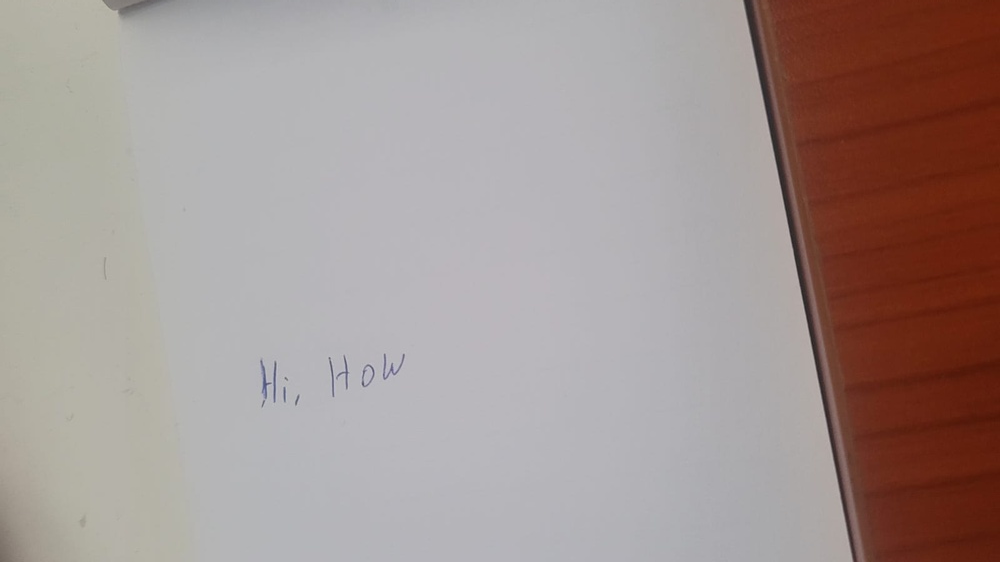
#> input picture writing.jpeg, 1000 x 562 px, shrunk from 1600 x 900 before the run
$ python -i nextword.py   (imports and definitions only)
#> lines starting #> are read from the running program, lines starting #| are printed output that depends on the picture; after the words box and inside, x2 and y2 are one past the last pixel; in counts of white or black regions, pixels touching at a corner belong together
#> further down, picture is the input picture: shape (562, 1000, 3); mean B, G, R 146.8, 150, 163.7
import cv2
import easyocr
from dataclasses import dataclass

# [1 line that did not run here, left out]

@dataclass
class BoundingBox:
    h : int
    w : int
    x : int
    y : int

detected_words_list:list[BoundingBox] = []


min_height_thresh = 5
min_width_thresh = 5
whitespace_width = 25

def check_if_detected(x, y, w, h):
    for bb in detected_words_list:
        if (bb.x <= x <= (bb.x+bb.w) and w <= bb.w) or (bb.y <= y <= (bb.y+bb.h) and h <= bb.y):
            return True
    return False

def detect_next_word_helper(page_image, detected_box: BoundingBox) -> BoundingBox:
    gray_image = cv2.cvtColor(page_image, cv2.COLOR_BGR2GRAY)
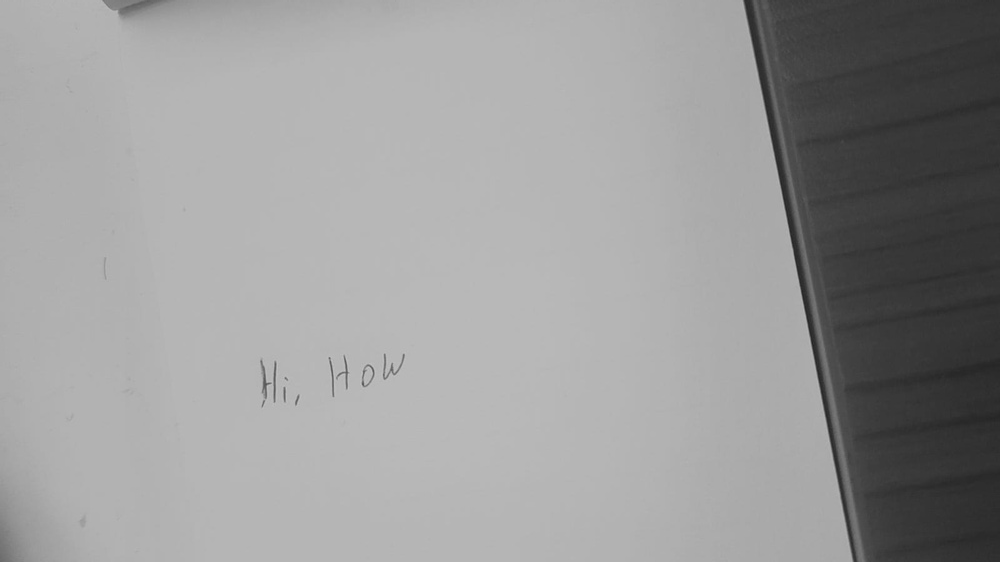
#> gray_image: shape (562, 1000); min 36, max 198, mean 153.7

    blurred_image = cv2.GaussianBlur(gray_image, (3, 3), 0)
    edges = cv2.Canny(blurred_image, 30, 150)
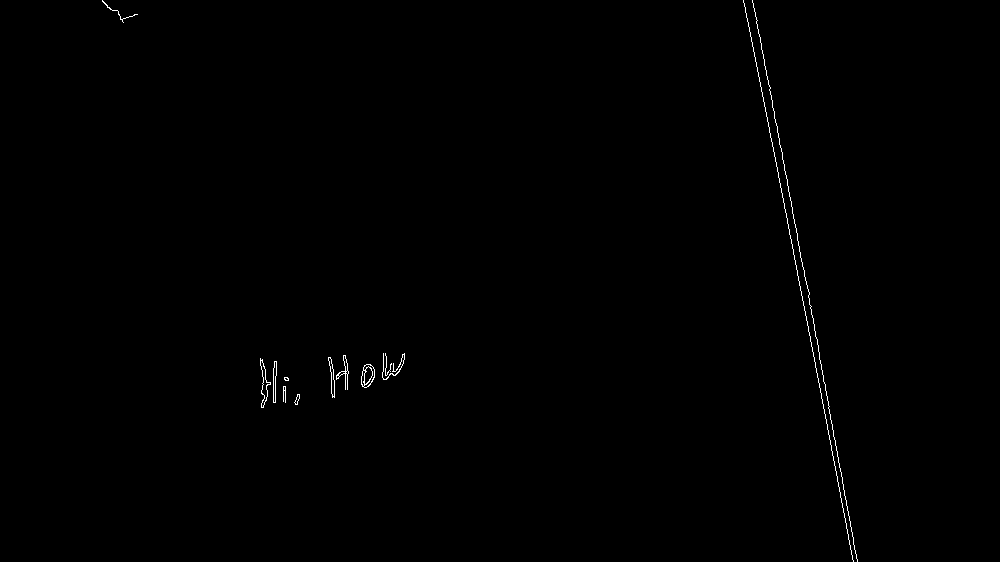
#> edges: shape (562, 1000); 0.34% white in thin lines or dots, all inside (x1, y1, x2, y2) = (102, 0, 858, 562)

    contours, _ = cv2.findContours(edges, cv2.RETR_EXTERNAL, cv2.CHAIN_APPROX_SIMPLE)
#> contours = 13 contours, 7 with area under 20; largest, box (x1, y1, x2, y2) and area: (361, 364, 375, 388) 232, (260, 358, 271, 408) 163, (328, 357, 335, 398) 100, (273, 361, 277, 403) 90, (336, 355, 349, 390) 74, (294, 394, 300, 405) 24

    lst = []
    min_x = page_image.shape[1]
#> min_x = 1000

    for contour in contours:
        x, y, w, h = cv2.boundingRect(contour)
        # if h > page_image.shape[0]//9 or w > page_image.shape[1]//8  or h < min_height_thresh or w < min_width_thresh:
        #     continue
        lst.append([x, y, w, h])
#> this loop made 13 passes
#> (x, y, w, h) on passes 1 to 12: (294, 394, 6, 11), (283, 386, 3, 17), (284, 377, 5, 4), (361, 364, 14, 24), (273, 361, 4, 42), (260, 358, 11, 50), (328, 357, 7, 41), (336, 355, 13, 35), (385, 353, 7, 23), (382, 353, 23, 27), (752, 0, 106, 562), (743, 0, 111, 562)
#> after the loop, lst = [[294, 394, 6, 11], [283, 386, 3, 17], [284, 377, 5, 4], [361, 364, 14, 24], [273, 361, 4, 42], [260, 358, 11, 50], [328, 357, 7, 41], [336, 355, 13, 35], [385, 353, 7, 23], [382, 353, 23, 27], [752, 0, 106, 562], [743, 0, 111, 562], [102, 0, 36, 23]]
    lst = sorted(lst, key=lambda l: l[0])
#> lst = [[102, 0, 36, 23], [260, 358, 11, 50], [273, 361, 4, 42], [283, 386, 3, 17], [284, 377, 5, 4], [294, 394, 6, 11], [328, 357, 7, 41], [336, 355, 13, 35], [361, 364, 14, 24], [382, 353, 23, 27], [385, 353, 7, 23], [743, 0, 111, 562], [752, 0, 106, 562]]

    merged_lst = [lst[0]]
#> merged_lst = [[102, 0, 36, 23]]
    for i in range(1, len(lst)):
        x, y, w, h = lst[i]  # new to check
        xf, yf, wf, hf = merged_lst[-1] # old
        if x <= xf+wf+whitespace_width:
            merged_lst[-1] = [min(xf, x), min(y, yf), max(xf+wf, x+w) - min(xf, x),
                             max(hf+yf, h+y) - min(yf, y)]
        else:
            merged_lst.append([x, y, w, h])
#> this loop made 12 passes
#> (x, y, w, h, xf, yf, wf, hf) on passes 1 to 12: (260, 358, 11, 50, 102, 0, 36, 23), (273, 361, 4, 42, 260, 358, 11, 50), (283, 386, 3, 17, 260, 358, 17, 50), (284, 377, 5, 4, 260, 358, 26, 50), (294, 394, 6, 11, 260, 358, 29, 50), (328, 357, 7, 41, 260, 358, 40, 50), (336, 355, 13, 35, 328, 357, 7, 41), (361, 364, 14, 24, 328, 355, 21, 43), (382, 353, 23, 27, 328, 355, 47, 43), (385, 353, 7, 23, 328, 353, 77, 45), (743, 0, 111, 562, 328, 353, 77, 45), (752, 0, 106, 562, 743, 0, 111, 562)
#> after the loop, merged_lst = [[102, 0, 36, 23], [260, 358, 40, 50], [328, 353, 77, 45], [743, 0, 115, 562]]

    for x, y, w, h in merged_lst:
        if check_if_detected(x, y, w, h):
            continue
        result = reader.readtext(page_image[y:y+h, x:x+w].copy())
        if not result:
            continue
        # Print the result
        for detection in result:
            detected_words_list.append(BoundingBox(
            h = h,
            w = w,
            x = x,
            y = y
        ))
#> this loop made 1 pass
#> after the loop, detected_words_list = []

def detect_next_word(page_image):
    detected_box = None
    if detected_words_list:
        detected_box = max(detected_words_list, key=lambda box:box.x)

    if detected_box is None:
        new_box = detect_next_word_helper(page_image, detected_box)
    else:
        page_image_cropped = page_image
        new_box = detect_next_word_helper(page_image_cropped, detected_box)

    if new_box is not None:
        detected_words_list.append(new_box)

def draw_bounding_boxes(page_image):
    for bb in detected_words_list:
        cv2.rectangle(page_image, (bb.x, bb.y), (bb.x + bb.w, bb.y + bb.h), (0, 0, 255), 3)


def main():
    writing_image = "writing.jpeg"
    while True:
        original_page_image = cv2.imread(writing_image)
        page_image = original_page_image.copy()
        detect_next_word(page_image)

        draw_bounding_boxes(page_image)
        cv2.imshow("", page_image)
        q = cv2.waitKey(0)
        if q == ord("q"):
            cv2.destroyAllWindows()
            break
        cv2.destroyAllWindows()

# [1 line not run here, left out]

>>> import cv2
>>> picture = cv2.imread('writing.jpeg')
#> (the run stopped early here; a loop or call above may not have finished)
